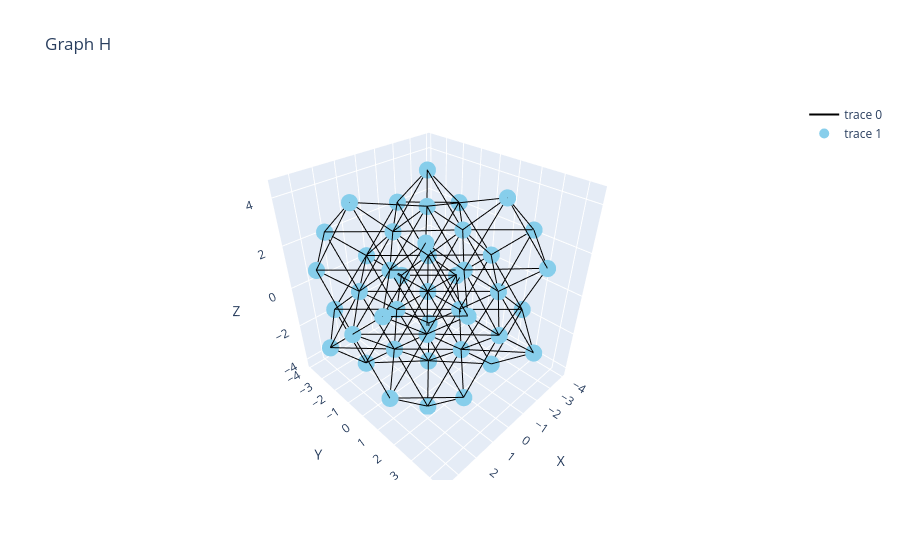

Notebook code for this chart:
### Code cell
# Set the parameter values
ho = harmonic_oscillation(graph, amplitude = .5, frequency = .9)

three_D_plot(graph,ho)
graph_to_ase_atoms(graph,ho)

### Figure 1 — Plotly figure (JSON) as saved in the notebook; plotly's stock layout.template omitted (floating-point values rounded to 4 significant figures; data arrays with more than 128 entries replaced by an {"elided": "..."} marker saying what was removed)
{"data": [{"hoverinfo": "none", "line": {"color": "black", "width": 2}, "mode": "lines", "type": "scatter3d", "x": {"elided": "468 float values"}, "y": {"elided": "468 float values"}, "z": {"elided": "468 float values"}}, {"marker": {"color": "skyblue", "size": 10, "symbol": "circle"}, "mode": "markers", "type": "scatter3d", "x": [-3.93, -1.899, -1.835, -3.737, -1.714, -1.659, -1.61, -3.532, -1.531, -1.502, -3.446, -3.433, -1.465, -1.47, -1.483, -1.505, -1.534, 0.3935, 2.314, 2.265, 0.2447, 0.1854, 2.088, 2.023, 1.957, -0.0728, -0.137, 1.766, 1.707, -0.3113, -0.36, 1.562, 1.527, -0.3718, 1.479, 1.468, -0.415, 1.471, 3.45, 3.472, 3.503, 3.541, 3.585], "y": [-1.965, -3.864, -1.835, -1.773, -3.679, -1.659, -1.61, 2.363, 0.4342, 2.428, 0.4837, 2.461, 0.5, 2.46, 2.447, 4.39, 4.36, -1.571, -3.58, -1.665, -3.685, -1.779, -3.807, -1.906, -1.972, -0.0728, 1.828, -0.1989, 1.707, -0.3113, 1.605, -0.4024, 1.527, -0.3612, 1.479, 3.433, 3.437, 3.435, -2.445, -2.422, 1.538, -0.389, 1.62], "z": [-1.965, -1.899, -3.8, 2.157, 2.216, 0.3056, 4.284, -1.567, -1.531, -3.467, 0.4837, 2.461, 2.465, 0.4952, 4.411, -1.505, 2.395, -1.571, -1.615, -3.63, 0.2447, 2.15, 2.088, 0.05832, 3.922, -4.002, -2.102, -2.164, -4.187, -0.3113, 1.605, 1.562, -0.4378, 3.537, 3.444, -2.462, -0.5152, 1.471, -2.445, 1.508, -2.392, -0.389, 1.62]}], "layout": {"scene": {"xaxis": {"title": {"text": "X"}}, "yaxis": {"title": {"text": "Y"}}, "zaxis": {"title": {"text": "Z"}}}, "title": {"text": "Graph H"}}}
